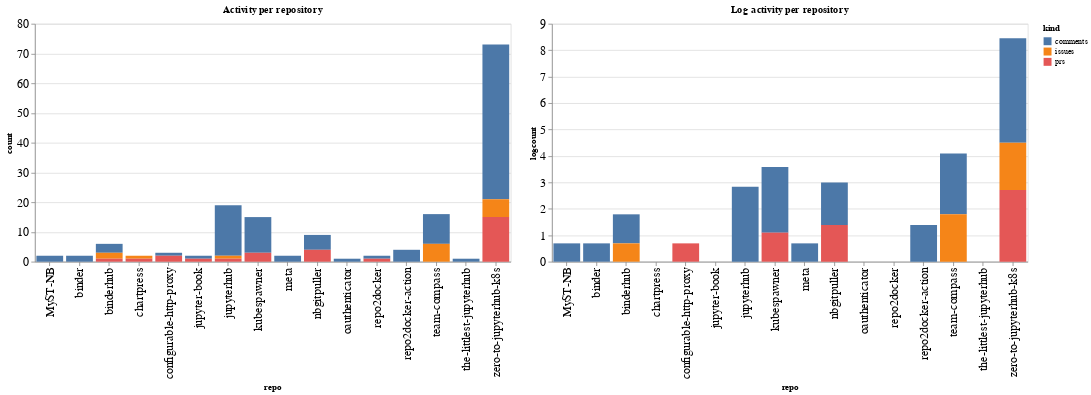

This figure's notebook cell:
### Code cell
ch1 = alt.Chart(repo_summaries, width=600, title="Activity per repository").mark_bar().encode(
    x='repo',
    y='count',
    color='kind',
    tooltip="kind"
)

ch2 = alt.Chart(repo_summaries, width=600, title="Log activity per repository").mark_bar().encode(
    x='repo',
    y='logcount',
    color='kind',
    tooltip="kind"
)

ch1 | ch2

### Figure 1 — Vega-Lite specification as saved in the notebook (floating-point values rounded to 4 significant figures)
{"config": {"axisLeft": {"labelFontSize": 15}, "axisBottom": {"labelFontSize": 15}}, "hconcat": [{"mark": "bar", "encoding": {"color": {"type": "nominal", "field": "kind"}, "tooltip": {"type": "nominal", "field": "kind"}, "x": {"type": "nominal", "field": "repo"}, "y": {"type": "quantitative", "field": "count"}}, "title": "Activity per repository", "width": 600}, {"mark": "bar", "encoding": {"color": {"type": "nominal", "field": "kind"}, "tooltip": {"type": "nominal", "field": "kind"}, "x": {"type": "nominal", "field": "repo"}, "y": {"type": "quantitative", "field": "logcount"}}, "title": "Log activity per repository", "width": 600}], "data": {"name": "data-77886128e18c39667e146b6f66f2125c"}, "$schema": "https://vega.github.io/schema/vega-lite/v4.8.1.json", "datasets": {"data-77886128e18c39667e146b6f66f2125c": [{"repo": "MyST-NB", "kind": "comments", "count": 2, "logcount": 0.6931}, {"repo": "binder", "kind": "comments", "count": 2, "logcount": 0.6931}, {"repo": "binderhub", "kind": "comments", "count": 3, "logcount": 1.099}, {"repo": "binderhub", "kind": "issues", "count": 2, "logcount": 0.6931}, {"repo": "binderhub", "kind": "prs", "count": 1, "logcount": 0.0}, {"repo": "chartpress", "kind": "issues", "count": 1, "logcount": 0.0}, {"repo": "chartpress", "kind": "prs", "count": 1, "logcount": 0.0}, {"repo": "configurable-http-proxy", "kind": "comments", "count": 1, "logcount": 0.0}, {"repo": "configurable-http-proxy", "kind": "prs", "count": 2, "logcount": 0.6931}, {"repo": "jupyter-book", "kind": "comments", "count": 1, "logcount": 0.0}, {"repo": "jupyter-book", "kind": "prs", "count": 1, "logcount": 0.0}, {"repo": "jupyterhub", "kind": "comments", "count": 17, "logcount": 2.833}, {"repo": "jupyterhub", "kind": "issues", "count": 1, "logcount": 0.0}, {"repo": "jupyterhub", "kind": "prs", "count": 1, "logcount": 0.0}, {"repo": "kubespawner", "kind": "comments", "count": 12, "logcount": 2.485}, {"repo": "kubespawner", "kind": "prs", "count": 3, "logcount": 1.099}, {"repo": "meta", "kind": "comments", "count": 2, "logcount": 0.6931}, {"repo": "nbgitpuller", "kind": "comments", "count": 5, "logcount": 1.609}, {"repo": "nbgitpuller", "kind": "prs", "count": 4, "logcount": 1.386}, {"repo": "oauthenticator", "kind": "comments", "count": 1, "logcount": 0.0}, {"repo": "repo2docker", "kind": "comments", "count": 1, "logcount": 0.0}, {"repo": "repo2docker", "kind": "prs", "count": 1, "logcount": 0.0}, {"repo": "repo2docker-action", "kind": "comments", "count": 4, "logcount": 1.386}, {"repo": "team-compass", "kind": "comments", "count": 10, "logcount": 2.303}, {"repo": "team-compass", "kind": "issues", "count": 6, "logcount": 1.792}, {"repo": "the-littlest-jupyterhub", "kind": "comments", "count": 1, "logcount": 0.0}, {"repo": "zero-to-jupyterhub-k8s", "kind": "comments", "count": 52, "logcount": 3.951}, {"repo": "zero-to-jupyterhub-k8s", "kind": "issues", "count": 6, "logcount": 1.792}, {"repo": "zero-to-jupyterhub-k8s", "kind": "prs", "count": 15, "logcount": 2.708}]}}
